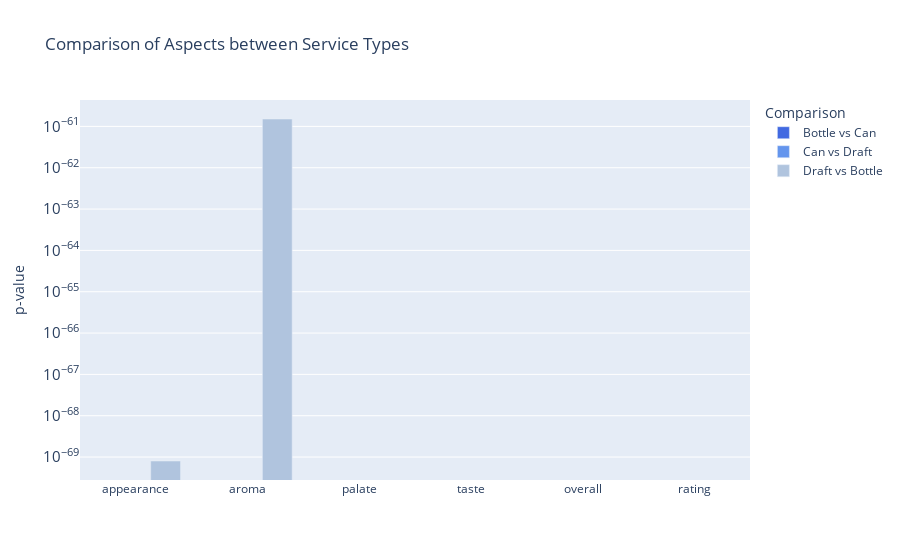

The notebook cell this image was saved under:
### Code cell
# Create an empty matrix to store the p-values
p_values = np.zeros((len(columns), 3))

# Perform the t-test and store the p-values in the matrix
for i in range(len(columns)):
    ttest1 = ttest_ind(df[df['serving_type_rulebased'] == 'bottle'][columns[i]], df[df['serving_type_rulebased'] == 'can'][columns[i]])
    ttest2 = ttest_ind(df[df['serving_type_rulebased'] == 'can'][columns[i]], df[df['serving_type_rulebased'] == 'draft'][columns[i]])
    ttest3 = ttest_ind(df[df['serving_type_rulebased'] == 'draft'][columns[i]], df[df['serving_type_rulebased'] == 'bottle'][columns[i]])
    p_values[i][0] = ttest1[1]
    p_values[i][1] = ttest2[1]
    p_values[i][2] = ttest3[1]

# Set color variation for each serving type
colors = {'bottle': 'royalblue', 'can': 'cornflowerblue', 'draft': 'lightsteelblue'}

# Create grouped bar chart
fig = go.Figure()

for i, serving_type in enumerate(['Bottle vs Can', 'Can vs Draft', 'Draft vs Bottle']):
    fig.add_trace(go.Bar(
        x=columns,
        y=p_values[:, i],
        name=serving_type,
        marker_color=colors[serving_type.split(' vs ')[0].lower()],  # Use color from the variation of blue
    ))

# Update layout
fig.update_layout(
    yaxis_type='log',
    xaxis=dict(tickmode='array', tickvals=np.arange(len(columns)), ticktext=columns),
    yaxis=dict(title='p-value'),
    title='Comparison of Aspects between Service Types',
    barmode='group',
    legend=dict(title='Comparison'),
)

# Show the plot
fig.write_html('plots/BA_04_ttest.html')
fig.show()

### Figure 1 — Plotly figure (JSON) as saved in the notebook; plotly's stock layout.template omitted (floating-point values rounded to 4 significant figures)
{"data": [{"marker": {"color": "royalblue"}, "name": "Bottle vs Can", "type": "bar", "x": ["appearance", "aroma", "palate", "taste", "overall", "rating"], "y": [0, 0, 0, 0, 0, 0]}, {"marker": {"color": "cornflowerblue"}, "name": "Can vs Draft", "type": "bar", "x": ["appearance", "aroma", "palate", "taste", "overall", "rating"], "y": [0, 0, 0, 0, 0, 0]}, {"marker": {"color": "lightsteelblue"}, "name": "Draft vs Bottle", "type": "bar", "x": ["appearance", "aroma", "palate", "taste", "overall", "rating"], "y": [8.033e-70, 1.51e-61, 0, 0, 0, 0]}], "layout": {"barmode": "group", "legend": {"title": {"text": "Comparison"}}, "title": {"text": "Comparison of Aspects between Service Types"}, "xaxis": {"tickmode": "array", "ticktext": ["appearance", "aroma", "palate", "taste", "overall", "rating"], "tickvals": [0, 1, 2, 3, 4, 5]}, "yaxis": {"title": {"text": "p-value"}, "type": "log"}}}
